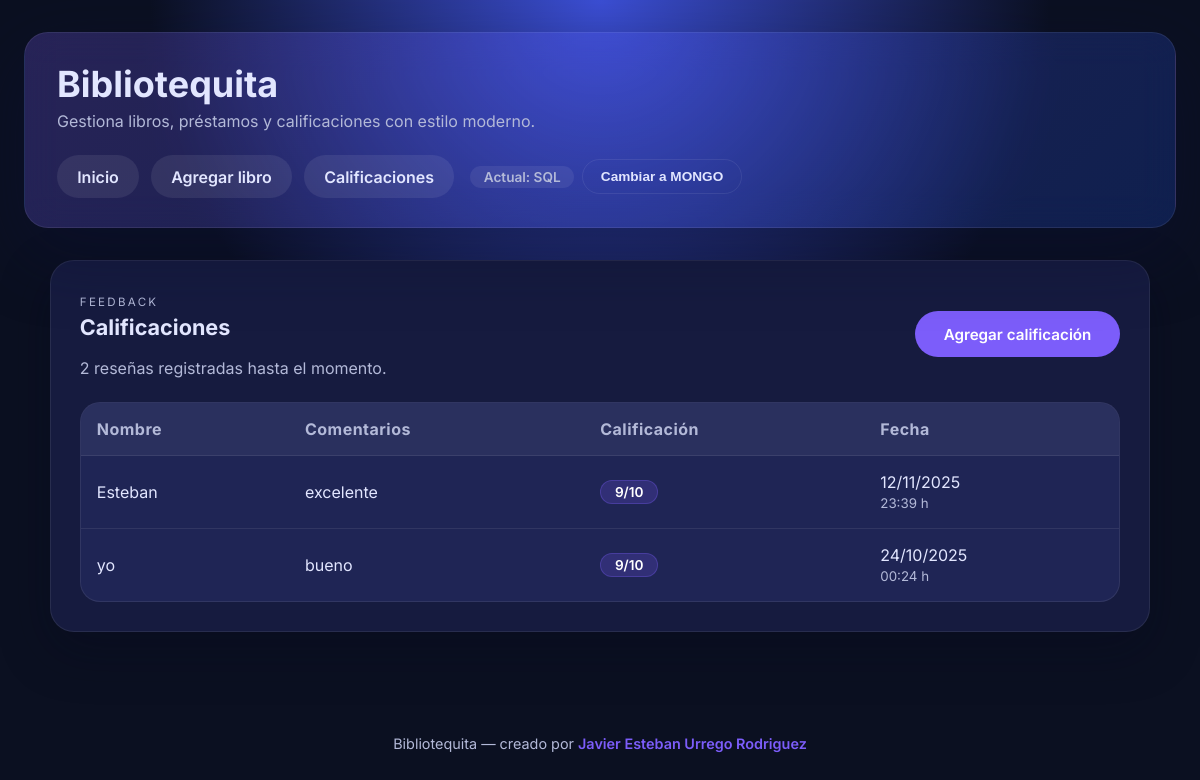
Page /calificaciones/ on the committed database.
### library/models.py (models this page shows, shortened)
class Rating(models.Model):
    name = models.CharField(max_length=100, verbose_name="Nombre")
    comments = models.TextField(blank=True, verbose_name="Comentarios")
    rating = models.PositiveIntegerField(
        choices=[(i, str(i)) for i in range(1, 11)],
        verbose_name="Calificación (1-10)"
    )
    created_at = models.DateTimeField(auto_now_add=True)
    class Meta:
        ordering = ['-created_at']
        verbose_name = "Calificación"
        verbose_name_plural = "Calificaciones"

### library/views.py (the view)
# urls.py: path('calificaciones/', views.rating_list, name='lista_calificaciones'),
def rating_list(request):
    data_source = get_active_data_source(request)
    ratings = []
    if data_source == DATA_SOURCE_MONGO:
        try:
            ratings = mongo_repository.list_ratings()
        except MongoUnavailableError as exc:
            data_source = _fallback_to_sql(request, exc)
    if data_source == DATA_SOURCE_SQL:
        ratings = Rating.objects.all()
    return render(request, 'library/rating_list.html', {'ratings': ratings})

### library/context_processors.py (called while the page is built)
def data_source_meta(request):
    current = get_active_data_source(request)
    alternate = next_data_source(current)
    return {
        'current_data_source': current,
        'alternate_data_source': alternate,
        'DATA_SOURCE_SQL': DATA_SOURCE_SQL,
        'DATA_SOURCE_MONGO': DATA_SOURCE_MONGO,
    }

### library/data_sources.py (called while the page is built)
def get_active_data_source(request) -> str:
    source = request.session.get(SESSION_KEY, DATA_SOURCE_SQL)
    if source not in DATA_SOURCE_CHOICES:
        source = DATA_SOURCE_SQL
    return source

def next_data_source(current: str) -> str:
    return DATA_SOURCE_MONGO if current == DATA_SOURCE_SQL else DATA_SOURCE_SQL

### library/templates/library/rating_list.html (shortened to what this page needs)
{% extends "library/base.html" %}
{% block content %}
<section class="panel">
    <div class="panel-header">
        <div>
            <span class="eyebrow">Feedback</span>
            <h2>Calificaciones</h2>
            <p>{{ ratings|length }} rese&ntilde;as registradas hasta el momento.</p>
        </div>
        <a class="button primary" href="{% url 'nueva_calificacion' %}">Agregar calificaci&oacute;n</a>
    </div>
    {% if ratings %}
        <div class="table-wrapper">
            <table>
                <thead>
                    <tr>
                        <th>Nombre</th>
                        <th>Comentarios</th>
                        <th>Calificaci&oacute;n</th>
                        <th>Fecha</th>
                    </tr>
                </thead>
                <tbody>
                    {% for rating in ratings %}
                        <tr>
                            <td>{{ rating.name }}</td>
                            <td>{{ rating.comments|default:"Sin comentarios"|truncatechars:80 }}</td>
                            <td><span class="chip chip--accent">{{ rating.rating }}/10</span></td>
                            <td>
                                {{ rating.created_at|date:"d/m/Y" }}<br>
                                <small class="text-muted">{{ rating.created_at|date:"H:i" }} h</small>
                            </td>
                        </tr>
                    {% endfor %}
                </tbody>
            </table>
        </div>
    {% else %}
        <div class="empty-state">
            No hay calificaciones registradas todav&iacute;a. S&eacute; la primera en compartir tu opini&oacute;n.
        </div>
    {% endif %}
</section>
{% endblock %}

### library/templates/library/base.html (style rules this page uses)
:root { color-scheme: light; --bg: #0b1021; --bg-soft: #111633; --accent: #7c5dfa; --accent-strong: #5730c7; --text: #e2e6ff; --text-muted: #b3b9d8; --card: #161b3f; --card-soft: #1f2555; --border: rgba(255,255,255,0.08); --success: #2fd98b; --warning: #ffc857; --error: #ff6b6b; }
* { box-sizing: border-box; }
body { margin: 0; font-family: "Inter", system-ui, -apple-system, BlinkMacSystemFont, "Segoe UI", sans-serif; color: var(--text); background: radial-gradient(circle at top, #3c4fd5, #0b1021 45%); min-height: 100vh; }
a { color: inherit; text-decoration: none; }
.panel { background: var(--card); border-radius: 24px; padding: 1.8rem; border: 1px solid var(--border); box-shadow: 0 18px 50px rgba(5,10,30,0.35); }
.panel h2 { margin-top: 0; font-size: 1.35rem; }
.panel-header { display: flex; justify-content: space-between; align-items: center; gap: 1rem; flex-wrap: wrap; margin-bottom: 1.5rem; }
.panel-header p { margin: 0.25rem 0 0; color: var(--text-muted); }
.eyebrow { display: inline-block; text-transform: uppercase; letter-spacing: 0.2em; font-size: 0.72rem; color: var(--text-muted); margin-bottom: 0.35rem; }
.table-wrapper { overflow-x: auto; background: var(--card-soft); border-radius: 20px; border: 1px solid var(--border); }
.chip { display: inline-flex; align-items: center; border-radius: 999px; padding: 0.2rem 0.85rem; font-size: 0.85rem; font-weight: 600; }
.chip--accent { background: rgba(124,93,250,0.2); color: #fff; border: 1px solid rgba(124,93,250,0.3); }
.text-muted { color: var(--text-muted); }
.button, button, input[type="submit"] { cursor: pointer; border: none; border-radius: 999px; padding: 0.85rem 1.8rem; font-weight: 600; font-size: 0.95rem; transition: transform 0.2s ease, box-shadow 0.2s ease; background: var(--accent); color: #fff; display: inline-flex; align-items: center; justify-content: center; gap: 0.5rem; }
table { width: 100%; border-collapse: collapse; min-width: 560px; }
th, td { padding: 1rem; text-align: left; }
thead { background: rgba(255,255,255,0.05); color: var(--text-muted); font-weight: 600; letter-spacing: 0.03em; }
tbody tr { border-top: 1px solid var(--border); }

### rows in the picture
Rating: name "Esteban", comments "excelente", rating "9", created_at "12/11/2025", created_at "23:39"
Rating: name "yo", comments "bueno", rating "9", created_at "24/10/2025", created_at "00:24"

### other values in the picture
{{ current_data_source|upper }} "SQL"
{{ alternate_data_source|upper }} "MONGO"
{{ ratings|length }} "2"
